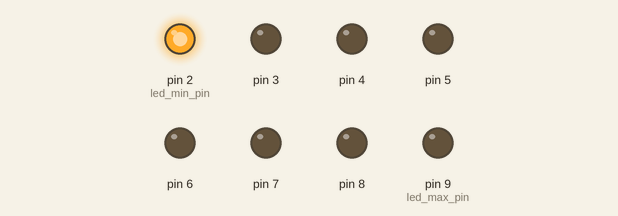
Bench run of a sketch on a simulated Arduino Uno, built with avr-gcc and run on an emulated ATmega328P. Parts: output pins drawn as LEDs (lit = HIGH).

Above: at 0.05 s.
At 0.65 s:
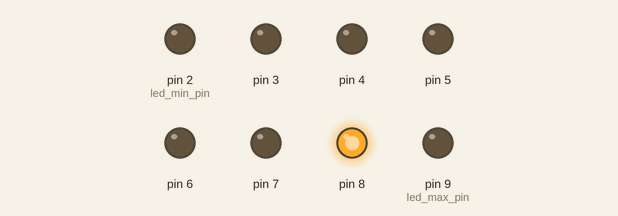
At 1.25 s:
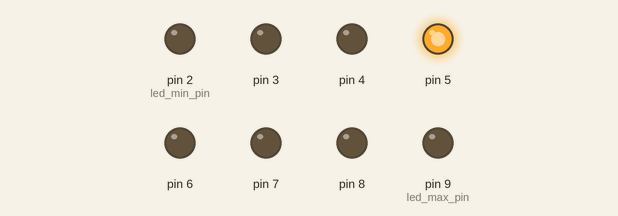
At 1.75 s:
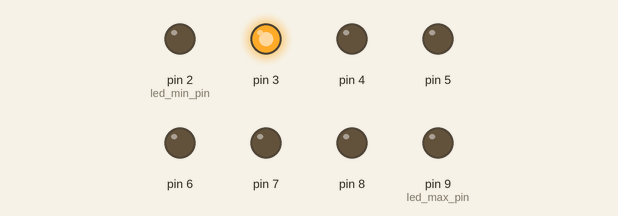
At 2.4 s:
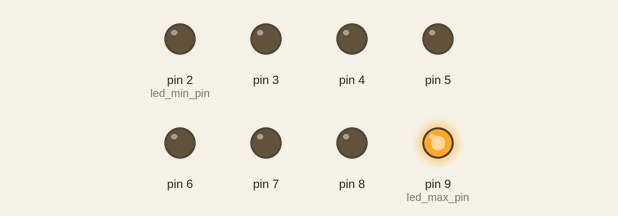
At 3.45 s:
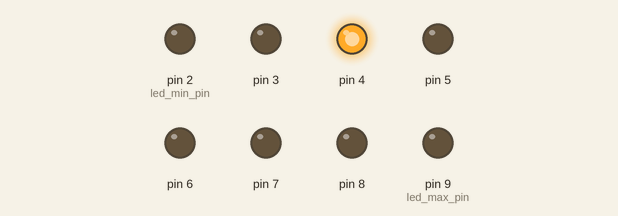
Timing chart, 0 to 3.8 s (numbered marks = the images above):
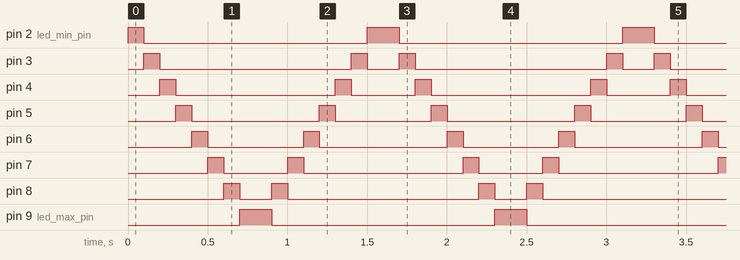

The sketch:

coche_fantastico_v2.ino
```cpp
// Autor: matematicasdeinstituto
// Web  : https://github.com/matematicasdeinstituto/arduino

// Ideas nuevas:
//  1. Bucles for
//  2. Toda función debe de ser pequeña: máximo 4-5 líneas.
//     Lo más grande que debe de ser una función es el tamaño de la pantalla.
//     Hay programas con funciones de más de 10.000 líneas: es imposible
//     razonar sobre esas funciones.
//
//     Recuerda: es muy fácil programar, muy difícil programar bien.
//     Todos los programas tienen errores, todos los programas los querrás
//     modificar en el futuro para añadir cosas. Escribe el programa de tal
//     manera que lo entiendas dentro de 1 año.
//
// Conexiones
constexpr int led_min_pin = 2;
constexpr int led_max_pin = 9;

// Configuración
constexpr int time_delay_in_ms = 100;

// Observa la forma de nombrar a las funciones: leds_accion. Esta forma de
// escribir va a ser importante para que sea más sencillo aprender a manejar
// clases.
void leds_apaga()
{
// 1ª versión: usando while
// int i = 2;               <-- primera instrucción a realizar
// while (i <= 9){          <-- condición para seguir iterando
//  digitalWrite(i, LOW);
//  ++i;                    <-- siempre al final incrementamos en 1 `i`.
// }
//
// 2ª versión: bucle for
// for (int i = 2; i <= 9; ++i)
//  digitalWrite(i, LOW);
//
// 3ª versión: en lugar de 2 y 9 usamos led_min_pin/led_max_pin
    for (int i = led_min_pin; i <= led_max_pin; ++i)
        digitalWrite(i, LOW);
}


void leds_enciende_solo(int led_pin)
{
    leds_apaga();
    digitalWrite(led_pin, HIGH);
}


// Los LEDs son pines de salida
void setup() {
    for (int i = led_min_pin; i <= led_max_pin; ++i)
        pinMode(i, OUTPUT);
}


void loop() {
    for (int i = led_min_pin; i <= led_max_pin; ++i){
        leds_enciende_solo(i);
        delay(time_delay_in_ms);
    }

    for (int i = led_max_pin; i >= led_min_pin; --i){
        leds_enciende_solo(i);
        delay(time_delay_in_ms);
    }
}


int main()
{
    init();
    setup();

    while (true){
        loop();
    }
}
```

Measured:
- by itself, pin 2 (led_min_pin): repeats every 1.6 s: LOW 1.4 s, HIGH 0.20 s
- by itself, pin 3: repeats every 1.6 s: LOW 1.2 s, HIGH 0.10 s, LOW 0.20 s, HIGH 0.10 s
- by itself, pin 4: repeats every 1.6 s: LOW 1.0 s, HIGH 0.10 s, LOW 0.40 s, HIGH 0.10 s
- by itself, pin 5: repeats every 1.6 s: LOW 0.80 s, HIGH 0.10 s, LOW 0.60 s, HIGH 0.10 s
- by itself, pin 6: repeats every 1.6 s: LOW 0.60 s, HIGH 0.10 s, LOW 0.80 s, HIGH 0.10 s
- by itself, pin 7: repeats every 1.6 s: LOW 0.40 s, HIGH 0.10 s, LOW 1.0 s, HIGH 0.10 s
- by itself, pin 8: repeats every 1.6 s: LOW 0.20 s, HIGH 0.10 s, LOW 1.2 s, HIGH 0.10 s
- by itself, pin 9 (led_max_pin): alternates HIGH for 0.20 s and LOW for 1.4 s
